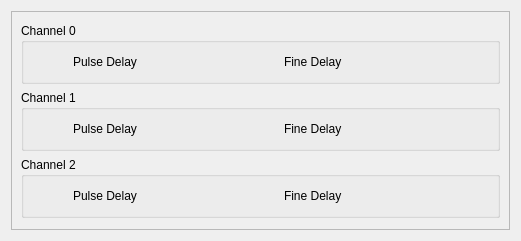
<?xml version="1.0" encoding="UTF-8"?>
<ui version="4.0">
 <class>evr300</class>
 <widget class="TaurusWidget" name="evr300">
  <property name="geometry">
   <rect>
    <x>0</x>
    <y>0</y>
    <width>521</width>
    <height>241</height>
   </rect>
  </property>
  <property name="windowTitle">
   <string>EVR300</string>
  </property>
  <layout class="QGridLayout" name="gridLayout">
   <item row="0" column="0">
    <widget class="QScrollArea" name="scrollArea">
     <property name="widgetResizable">
      <bool>true</bool>
     </property>
     <widget class="QWidget" name="scrollAreaWidgetContents">
      <property name="geometry">
       <rect>
        <x>0</x>
        <y>0</y>
        <width>507</width>
        <height>227</height>
       </rect>
      </property>
      <layout class="QVBoxLayout" name="verticalLayout">
       <item>
        <spacer name="upperVerticalSpacer">
         <property name="orientation">
          <enum>Qt::Vertical</enum>
         </property>
         <property name="sizeHint" stdset="0">
          <size>
           <width>20</width>
           <height>40</height>
          </size>
         </property>
        </spacer>
       </item>
       <item>
        <widget class="TaurusGroupBox" name="groupCh0">
         <property name="title">
          <string>Channel 0</string>
         </property>
         <layout class="QHBoxLayout" name="horizontalLayout">
          <item>
           <spacer name="ch0LeftHorizontalSpacer">
            <property name="orientation">
             <enum>Qt::Horizontal</enum>
            </property>
            <property name="sizeType">
             <enum>QSizePolicy::Minimum</enum>
            </property>
            <property name="sizeHint" stdset="0">
             <size>
              <width>40</width>
              <height>20</height>
             </size>
            </property>
           </spacer>
          </item>
          <item>
           <widget class="QLabel" name="ch0PulseLabel">
            <property name="sizePolicy">
             <sizepolicy hsizetype="Expanding" vsizetype="Preferred">
              <horstretch>0</horstretch>
              <verstretch>0</verstretch>
             </sizepolicy>
            </property>
            <property name="text">
             <string>Pulse Delay</string>
            </property>
           </widget>
          </item>
          <item>
           <widget class="TaurusLabel" name="ch0PulseValue">
            <property name="sizePolicy">
             <sizepolicy hsizetype="Expanding" vsizetype="Preferred">
              <horstretch>0</horstretch>
              <verstretch>0</verstretch>
             </sizepolicy>
            </property>
           </widget>
          </item>
          <item>
           <widget class="TaurusLabel" name="ch0PulseUnit">
            <property name="sizePolicy">
             <sizepolicy hsizetype="Minimum" vsizetype="Preferred">
              <horstretch>0</horstretch>
              <verstretch>0</verstretch>
             </sizepolicy>
            </property>
            <property name="bgRole">
             <string/>
            </property>
           </widget>
          </item>
          <item>
           <spacer name="ch0CenterHorizontalSpacer">
            <property name="orientation">
             <enum>Qt::Horizontal</enum>
            </property>
            <property name="sizeType">
             <enum>QSizePolicy::Minimum</enum>
            </property>
            <property name="sizeHint" stdset="0">
             <size>
              <width>40</width>
              <height>20</height>
             </size>
            </property>
           </spacer>
          </item>
          <item>
           <widget class="QLabel" name="ch0FineLabel">
            <property name="sizePolicy">
             <sizepolicy hsizetype="Expanding" vsizetype="Preferred">
              <horstretch>0</horstretch>
              <verstretch>0</verstretch>
             </sizepolicy>
            </property>
            <property name="text">
             <string>Fine Delay</string>
            </property>
           </widget>
          </item>
          <item>
           <widget class="TaurusLabel" name="ch0FineValue">
            <property name="sizePolicy">
             <sizepolicy hsizetype="Expanding" vsizetype="Preferred">
              <horstretch>0</horstretch>
              <verstretch>0</verstretch>
             </sizepolicy>
            </property>
           </widget>
          </item>
          <item>
           <widget class="TaurusLabel" name="ch0FineUnit">
            <property name="sizePolicy">
             <sizepolicy hsizetype="Minimum" vsizetype="Preferred">
              <horstretch>0</horstretch>
              <verstretch>0</verstretch>
             </sizepolicy>
            </property>
            <property name="bgRole">
             <string/>
            </property>
           </widget>
          </item>
          <item>
           <spacer name="ch0RightHorizontalSpacer">
            <property name="orientation">
             <enum>Qt::Horizontal</enum>
            </property>
            <property name="sizeType">
             <enum>QSizePolicy::Minimum</enum>
            </property>
            <property name="sizeHint" stdset="0">
             <size>
              <width>40</width>
              <height>20</height>
             </size>
            </property>
           </spacer>
          </item>
         </layout>
        </widget>
       </item>
       <item>
        <widget class="TaurusGroupBox" name="groupCh1">
         <property name="title">
          <string>Channel 1</string>
         </property>
         <layout class="QHBoxLayout" name="horizontalLayout_2">
          <item>
           <spacer name="ch1LeftHorizontalSpacer">
            <property name="orientation">
             <enum>Qt::Horizontal</enum>
            </property>
            <property name="sizeType">
             <enum>QSizePolicy::Minimum</enum>
            </property>
            <property name="sizeHint" stdset="0">
             <size>
              <width>40</width>
              <height>20</height>
             </size>
            </property>
           </spacer>
          </item>
          <item>
           <widget class="QLabel" name="ch1PulseLabel">
            <property name="sizePolicy">
             <sizepolicy hsizetype="Expanding" vsizetype="Preferred">
              <horstretch>0</horstretch>
              <verstretch>0</verstretch>
             </sizepolicy>
            </property>
            <property name="text">
             <string>Pulse Delay</string>
            </property>
           </widget>
          </item>
          <item>
           <widget class="TaurusLabel" name="ch1PulseValue">
            <property name="sizePolicy">
             <sizepolicy hsizetype="Expanding" vsizetype="Preferred">
              <horstretch>0</horstretch>
              <verstretch>0</verstretch>
             </sizepolicy>
            </property>
           </widget>
          </item>
          <item>
           <widget class="TaurusLabel" name="ch1PulseUnit">
            <property name="sizePolicy">
             <sizepolicy hsizetype="Minimum" vsizetype="Preferred">
              <horstretch>0</horstretch>
              <verstretch>0</verstretch>
             </sizepolicy>
            </property>
            <property name="bgRole">
             <string/>
            </property>
           </widget>
          </item>
          <item>
           <spacer name="ch1CenerHorizontalSpacer">
            <property name="orientation">
             <enum>Qt::Horizontal</enum>
            </property>
            <property name="sizeType">
             <enum>QSizePolicy::Minimum</enum>
            </property>
            <property name="sizeHint" stdset="0">
             <size>
              <width>40</width>
              <height>20</height>
             </size>
            </property>
           </spacer>
          </item>
          <item>
           <widget class="QLabel" name="ch1FineLabel">
            <property name="sizePolicy">
             <sizepolicy hsizetype="Expanding" vsizetype="Preferred">
              <horstretch>0</horstretch>
              <verstretch>0</verstretch>
             </sizepolicy>
            </property>
            <property name="text">
             <string>Fine Delay</string>
            </property>
           </widget>
          </item>
          <item>
           <widget class="TaurusLabel" name="ch1FineValue">
            <property name="sizePolicy">
             <sizepolicy hsizetype="Expanding" vsizetype="Preferred">
              <horstretch>0</horstretch>
              <verstretch>0</verstretch>
             </sizepolicy>
            </property>
           </widget>
          </item>
          <item>
           <widget class="TaurusLabel" name="ch1FineUnit">
            <property name="sizePolicy">
             <sizepolicy hsizetype="Minimum" vsizetype="Preferred">
              <horstretch>0</horstretch>
              <verstretch>0</verstretch>
             </sizepolicy>
            </property>
            <property name="bgRole">
             <string/>
            </property>
           </widget>
          </item>
          <item>
           <spacer name="ch1RightHorizontalSpace">
            <property name="orientation">
             <enum>Qt::Horizontal</enum>
            </property>
            <property name="sizeType">
             <enum>QSizePolicy::Minimum</enum>
            </property>
            <property name="sizeHint" stdset="0">
             <size>
              <width>40</width>
              <height>20</height>
             </size>
            </property>
           </spacer>
          </item>
         </layout>
        </widget>
       </item>
       <item>
        <widget class="TaurusGroupBox" name="groupCh2">
         <property name="title">
          <string>Channel 2</string>
         </property>
         <layout class="QHBoxLayout" name="horizontalLayout_3">
          <item>
           <spacer name="ch2LeftHorizontalSpacer">
            <property name="orientation">
             <enum>Qt::Horizontal</enum>
            </property>
            <property name="sizeType">
             <enum>QSizePolicy::Minimum</enum>
            </property>
            <property name="sizeHint" stdset="0">
             <size>
              <width>40</width>
              <height>20</height>
             </size>
            </property>
           </spacer>
          </item>
          <item>
           <widget class="QLabel" name="ch2PulseLabel">
            <property name="sizePolicy">
             <sizepolicy hsizetype="Expanding" vsizetype="Preferred">
              <horstretch>0</horstretch>
              <verstretch>0</verstretch>
             </sizepolicy>
            </property>
            <property name="text">
             <string>Pulse Delay</string>
            </property>
           </widget>
          </item>
          <item>
           <widget class="TaurusLabel" name="ch2PulseValue">
            <property name="sizePolicy">
             <sizepolicy hsizetype="Expanding" vsizetype="Preferred">
              <horstretch>0</horstretch>
              <verstretch>0</verstretch>
             </sizepolicy>
            </property>
           </widget>
          </item>
          <item>
           <widget class="TaurusLabel" name="ch2PulseUnit">
            <property name="sizePolicy">
             <sizepolicy hsizetype="Minimum" vsizetype="Preferred">
              <horstretch>0</horstretch>
              <verstretch>0</verstretch>
             </sizepolicy>
            </property>
            <property name="bgRole">
             <string/>
            </property>
           </widget>
          </item>
          <item>
           <spacer name="ch2CenterHorizontalSpacer">
            <property name="orientation">
             <enum>Qt::Horizontal</enum>
            </property>
            <property name="sizeType">
             <enum>QSizePolicy::Minimum</enum>
            </property>
            <property name="sizeHint" stdset="0">
             <size>
              <width>40</width>
              <height>20</height>
             </size>
            </property>
           </spacer>
          </item>
          <item>
           <widget class="QLabel" name="ch2FineLabel">
            <property name="sizePolicy">
             <sizepolicy hsizetype="Expanding" vsizetype="Preferred">
              <horstretch>0</horstretch>
              <verstretch>0</verstretch>
             </sizepolicy>
            </property>
            <property name="text">
             <string>Fine Delay</string>
            </property>
           </widget>
          </item>
          <item>
           <widget class="TaurusLabel" name="ch2FineValue">
            <property name="sizePolicy">
             <sizepolicy hsizetype="Expanding" vsizetype="Preferred">
              <horstretch>0</horstretch>
              <verstretch>0</verstretch>
             </sizepolicy>
            </property>
           </widget>
          </item>
          <item>
           <widget class="TaurusLabel" name="ch2FineUnit">
            <property name="sizePolicy">
             <sizepolicy hsizetype="Minimum" vsizetype="Preferred">
              <horstretch>0</horstretch>
              <verstretch>0</verstretch>
             </sizepolicy>
            </property>
            <property name="bgRole">
             <string/>
            </property>
           </widget>
          </item>
          <item>
           <spacer name="ch2RightHorizontalSpacer">
            <property name="orientation">
             <enum>Qt::Horizontal</enum>
            </property>
            <property name="sizeType">
             <enum>QSizePolicy::Minimum</enum>
            </property>
            <property name="sizeHint" stdset="0">
             <size>
              <width>40</width>
              <height>20</height>
             </size>
            </property>
           </spacer>
          </item>
         </layout>
        </widget>
       </item>
       <item>
        <spacer name="lowerVerticalSpacer">
         <property name="orientation">
          <enum>Qt::Vertical</enum>
         </property>
         <property name="sizeHint" stdset="0">
          <size>
           <width>20</width>
           <height>40</height>
          </size>
         </property>
        </spacer>
       </item>
      </layout>
     </widget>
    </widget>
   </item>
  </layout>
 </widget>
 <customwidgets>
  <customwidget>
   <class>TaurusWidget</class>
   <extends>QWidget</extends>
   <header>taurus.qt.qtgui.container</header>
   <container>1</container>
  </customwidget>
  <customwidget>
   <class>TaurusGroupBox</class>
   <extends>QGroupBox</extends>
   <header>taurus.qt.qtgui.container</header>
   <container>1</container>
  </customwidget>
  <customwidget>
   <class>TaurusLabel</class>
   <extends>QLabel</extends>
   <header>taurus.qt.qtgui.display</header>
  </customwidget>
 </customwidgets>
 <resources/>
 <connections/>
</ui>
